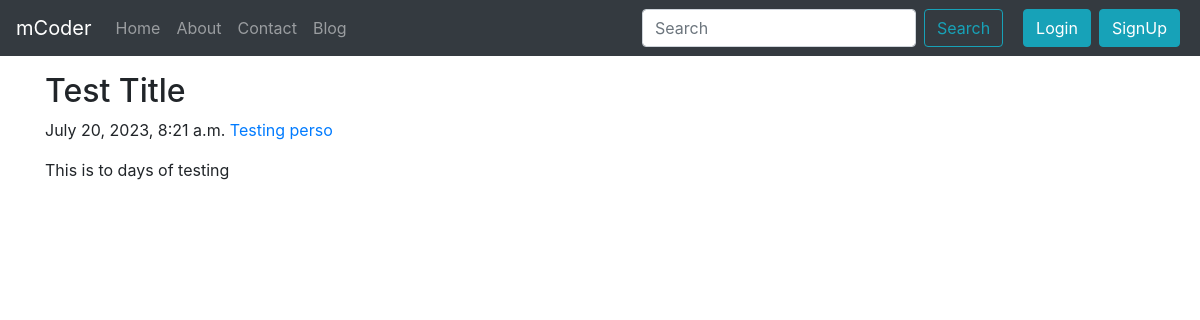
Page /blog/test on the committed database.
### blog/models.py (models this page shows, shortened)
class Post(models.Model):
    sno = models.AutoField(primary_key=True)
    title = models.CharField(max_length=80)
    author = models.CharField(max_length=50)
    content = models.TextField()
    slug = models.CharField(max_length=130)
    timestamp = models.DateTimeField(blank=True)

### blog/views.py (the view)
# urls.py: path('<str:slug>',views.blogPost, name = 'blogPost'),
def blogPost(request,slug):
    post = Post.objects.filter(slug = slug).first()
    context = {"post":post}
    return render(request,'blog/blogPost.html',context)

### templates/blog/blogPost.html (shortened to what this page needs)
{% extends "base.html" %}
{% block body %}
<div class= "container my-3">
  <article class="blog-post">
    <h2 class="blog-post-title">{{post.title}}</h2>
    <p class="blog-post-meta">{{post.timestamp}} <a href="/about">{{post.author}}</a></p>
    <p >{{post.content}}</p>
    <br>
  </article>
</div>
{% endblock body %}

### rows in the picture
Post: title "Test Title", timestamp "July 20, 2023, 8:21 a.m.", author "Testing perso", content "This is to days of testing"
